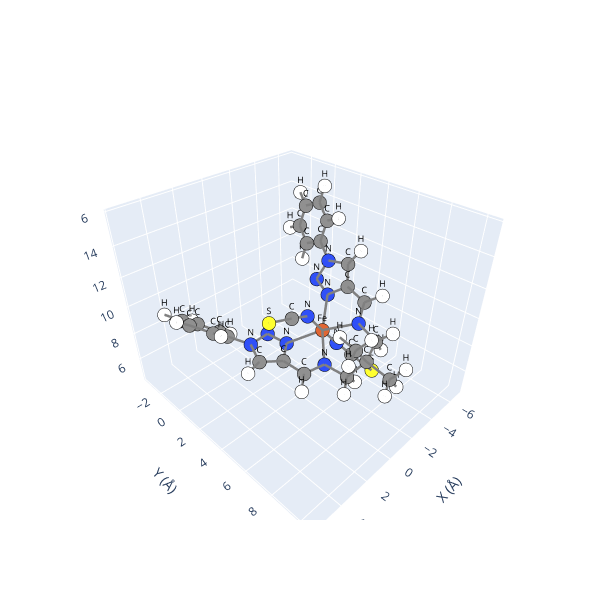

Source (notebook cell):
### Code cell
opt_mol_hs.view()

### Figure 1 — Plotly figure (JSON) as saved in the notebook; plotly's stock layout.template omitted (floating-point values rounded to 4 significant figures)
{"data": [{"hoverinfo": "text", "marker": {"color": ["#909090", "#909090", "#FFFFFF", "#909090", "#FFFFFF", "#909090", "#909090", "#FFFFFF", "#909090", "#FFFFFF", "#FFFFFF", "#909090", "#909090", "#FFFFFF", "#FFFFFF", "#FFFFFF", "#909090", "#FFFFFF", "#FFFFFF", "#FFFFFF", "#3050F8", "#3050F8", "#3050F8", "#3050F8", "#3050F8", "#E06633", "#909090", "#909090", "#FFFFFF", "#909090", "#FFFFFF", "#909090", "#FFFFFF", "#909090", "#FFFFFF", "#3050F8", "#FFFF30", "#909090", "#909090", "#FFFFFF", "#FFFFFF", "#909090", "#FFFFFF", "#909090", "#909090", "#FFFFFF", "#909090", "#3050F8", "#3050F8", "#3050F8", "#3050F8", "#909090", "#FFFFFF", "#909090", "#FFFFFF", "#909090", "#FFFFFF", "#909090", "#FFFFFF", "#909090", "#FFFFFF", "#FFFF30"], "line": {"color": "black", "width": 1}, "size": 8}, "mode": "markers", "showlegend": false, "text": ["C", "C", "H", "C", "H", "C", "C", "H", "C", "H", "H", "C", "C", "H", "H", "H", "C", "H", "H", "H", "N", "N", "N", "N", "N", "Fe", "C", "C", "H", "C", "H", "C", "H", "C", "H", "N", "S", "C", "C", "H", "H", "C", "H", "C", "C", "H", "C", "N", "N", "N", "N", "C", "H", "C", "H", "C", "H", "C", "H", "C", "H", "S"], "type": "scatter3d", "x": [2.444, 3.493, 3.67, 2.138, 3.196, 0.9914, 0.7704, 1.599, -0.7096, 0.1939, -1.423, -1.363, -1.505, -2.131, -1.97, -0.5183, -0.4853, 0.5341, -0.9066, -0.4064, 1.683, 0.3307, -0.07812, -0.3786, -0.4895, -1.744, 0.6343, 4.245, 5.065, 3.937, 4.527, 2.868, 2.621, 2.115, 1.277, -2.973, -3.968, -3.408, -2.798, -3.371, -3.29, -3.694, -4.314, -3.848, -4.575, -5.235, -4.826, -2.884, -3.223, -3.508, -4.332, -5.221, -5.121, -5.718, -6.026, -5.806, -6.192, -5.394, -5.458, -4.907, -4.585, 2.187], "y": [0.5608, 0.7207, 1.702, 2.951, 3.196, 3.705, 5.131, 5.754, 6.996, 7.562, 7.016, 7.732, 9.203, 9.297, 9.801, 9.644, 7.62, 7.993, 8.223, 6.577, 1.703, 1.671, 2.867, 5.612, 4.152, 4.172, 4.061, -0.3988, -0.2871, -1.658, -2.532, -1.804, -2.79, -0.6927, -0.7811, 4.269, 6.368, 5.135, 7.228, 7.242, 7.939, 5.57, 6.321, 4.166, 3.522, 3.887, 1.071, 5.88, 3.192, 2.021, 2.196, 1.217, 2.18, 0.1088, 0.2194, -1.136, -2.002, -1.27, -2.242, -0.1698, -0.2544, 3.969], "z": [8.265, 9.176, 9.628, 7.593, 7.553, 7.428, 7.228, 6.845, 7.268, 6.96, 6.422, 8.469, 8.041, 7.136, 8.842, 7.823, 9.72, 9.52, 10.54, 10.06, 7.886, 7.906, 7.639, 7.513, 10.13, 8.45, 10.51, 9.541, 10.26, 9.015, 9.308, 8.123, 7.717, 7.738, 7.042, 6.822, 5.234, 6.13, 8.763, 7.814, 9.459, 10.21, 10.74, 10.57, 11.56, 12.34, 12.07, 9.276, 9.834, 10.29, 11.35, 13.41, 13.91, 14.1, 15.14, 13.46, 14.01, 12.13, 11.63, 11.43, 10.39, 10.98]}, {"hoverinfo": "none", "mode": "text", "showlegend": false, "text": ["C", "C", "H", "C", "H", "C", "C", "H", "C", "H", "H", "C", "C", "H", "H", "H", "C", "H", "H", "H", "N", "N", "N", "N", "N", "Fe", "C", "C", "H", "C", "H", "C", "H", "C", "H", "N", "S", "C", "C", "H", "H", "C", "H", "C", "C", "H", "C", "N", "N", "N", "N", "C", "H", "C", "H", "C", "H", "C", "H", "C", "H", "S"], "textfont": {"color": "black", "size": 9}, "type": "scatter3d", "x": [2.444, 3.493, 3.67, 2.138, 3.196, 0.9914, 0.7704, 1.599, -0.7096, 0.1939, -1.423, -1.363, -1.505, -2.131, -1.97, -0.5183, -0.4853, 0.5341, -0.9066, -0.4064, 1.683, 0.3307, -0.07812, -0.3786, -0.4895, -1.744, 0.6343, 4.245, 5.065, 3.937, 4.527, 2.868, 2.621, 2.115, 1.277, -2.973, -3.968, -3.408, -2.798, -3.371, -3.29, -3.694, -4.314, -3.848, -4.575, -5.235, -4.826, -2.884, -3.223, -3.508, -4.332, -5.221, -5.121, -5.718, -6.026, -5.806, -6.192, -5.394, -5.458, -4.907, -4.585, 2.187], "y": [0.5608, 0.7207, 1.702, 2.951, 3.196, 3.705, 5.131, 5.754, 6.996, 7.562, 7.016, 7.732, 9.203, 9.297, 9.801, 9.644, 7.62, 7.993, 8.223, 6.577, 1.703, 1.671, 2.867, 5.612, 4.152, 4.172, 4.061, -0.3988, -0.2871, -1.658, -2.532, -1.804, -2.79, -0.6927, -0.7811, 4.269, 6.368, 5.135, 7.228, 7.242, 7.939, 5.57, 6.321, 4.166, 3.522, 3.887, 1.071, 5.88, 3.192, 2.021, 2.196, 1.217, 2.18, 0.1088, 0.2194, -1.136, -2.002, -1.27, -2.242, -0.1698, -0.2544, 3.969], "z": [8.265, 9.176, 9.628, 7.593, 7.553, 7.428, 7.228, 6.845, 7.268, 6.96, 6.422, 8.469, 8.041, 7.136, 8.842, 7.823, 9.72, 9.52, 10.54, 10.06, 7.886, 7.906, 7.639, 7.513, 10.13, 8.45, 10.51, 9.541, 10.26, 9.015, 9.308, 8.123, 7.717, 7.738, 7.042, 6.822, 5.234, 6.13, 8.763, 7.814, 9.459, 10.21, 10.74, 10.57, 11.56, 12.34, 12.07, 9.276, 9.834, 10.29, 11.35, 13.41, 13.91, 14.1, 15.14, 13.46, 14.01, 12.13, 11.63, 11.43, 10.39, 10.98]}, {"hoverinfo": "none", "line": {"color": "gray", "width": 5}, "mode": "lines", "showlegend": false, "type": "scatter3d", "x": [-5.806, -5.394], "y": [-1.136, -1.27], "z": [13.46, 12.13]}, {"hoverinfo": "none", "line": {"color": "gray", "width": 5}, "mode": "lines", "showlegend": false, "type": "scatter3d", "x": [-1.744, -0.3786], "y": [4.172, 5.612], "z": [8.45, 7.513]}, {"hoverinfo": "none", "line": {"color": "gray", "width": 5}, "mode": "lines", "showlegend": false, "type": "scatter3d", "x": [-4.575, -5.235], "y": [3.522, 3.887], "z": [11.56, 12.34]}, {"hoverinfo": "none", "line": {"color": "gray", "width": 5}, "mode": "lines", "showlegend": false, "type": "scatter3d", "x": [2.868, 3.937], "y": [-1.804, -1.658], "z": [8.123, 9.015]}, {"hoverinfo": "none", "line": {"color": "gray", "width": 5}, "mode": "lines", "showlegend": false, "type": "scatter3d", "x": [-0.7096, 0.1939], "y": [6.996, 7.562], "z": [7.268, 6.96]}, {"hoverinfo": "none", "line": {"color": "gray", "width": 5}, "mode": "lines", "showlegend": false, "type": "scatter3d", "x": [-2.884, -1.744], "y": [5.88, 4.172], "z": [9.276, 8.45]}, {"hoverinfo": "none", "line": {"color": "gray", "width": 5}, "mode": "lines", "showlegend": false, "type": "scatter3d", "x": [0.1939, -0.7096], "y": [7.562, 6.996], "z": [6.96, 7.268]}, {"hoverinfo": "none", "line": {"color": "gray", "width": 5}, "mode": "lines", "showlegend": false, "type": "scatter3d", "x": [-0.3786, -1.744], "y": [5.612, 4.172], "z": [7.513, 8.45]}, {"hoverinfo": "none", "line": {"color": "gray", "width": 5}, "mode": "lines", "showlegend": false, "type": "scatter3d", "x": [-0.4895, 0.6343], "y": [4.152, 4.061], "z": [10.13, 10.51]}, {"hoverinfo": "none", "line": {"color": "gray", "width": 5}, "mode": "lines", "showlegend": false, "type": "scatter3d", "x": [-3.694, -4.314], "y": [5.57, 6.321], "z": [10.21, 10.74]}, {"hoverinfo": "none", "line": {"color": "gray", "width": 5}, "mode": "lines", "showlegend": false, "type": "scatter3d", "x": [-4.314, -3.694], "y": [6.321, 5.57], "z": [10.74, 10.21]}, {"hoverinfo": "none", "line": {"color": "gray", "width": 5}, "mode": "lines", "showlegend": false, "type": "scatter3d", "x": [-4.907, -5.394], "y": [-0.1698, -1.27], "z": [11.43, 12.13]}, {"hoverinfo": "none", "line": {"color": "gray", "width": 5}, "mode": "lines", "showlegend": false, "type": "scatter3d", "x": [-5.121, -5.221], "y": [2.18, 1.217], "z": [13.91, 13.41]}, {"hoverinfo": "none", "line": {"color": "gray", "width": 5}, "mode": "lines", "showlegend": false, "type": "scatter3d", "x": [0.9914, 2.138], "y": [3.705, 2.951], "z": [7.428, 7.593]}, {"hoverinfo": "none", "line": {"color": "gray", "width": 5}, "mode": "lines", "showlegend": false, "type": "scatter3d", "x": [-4.826, -4.332], "y": [1.071, 2.196], "z": [12.07, 11.35]}, {"hoverinfo": "none", "line": {"color": "gray", "width": 5}, "mode": "lines", "showlegend": false, "type": "scatter3d", "x": [-0.7096, -1.363], "y": [6.996, 7.732], "z": [7.268, 8.469]}, {"hoverinfo": "none", "line": {"color": "gray", "width": 5}, "mode": "lines", "showlegend": false, "type": "scatter3d", "x": [-4.826, -4.907], "y": [1.071, -0.1698], "z": [12.07, 11.43]}, {"hoverinfo": "none", "line": {"color": "gray", "width": 5}, "mode": "lines", "showlegend": false, "type": "scatter3d", "x": [-5.394, -4.907], "y": [-1.27, -0.1698], "z": [12.13, 11.43]}, {"hoverinfo": "none", "line": {"color": "gray", "width": 5}, "mode": "lines", "showlegend": false, "type": "scatter3d", "x": [-1.363, -0.4853], "y": [7.732, 7.62], "z": [8.469, 9.72]}, {"hoverinfo": "none", "line": {"color": "gray", "width": 5}, "mode": "lines", "showlegend": false, "type": "scatter3d", "x": [-3.408, -2.973], "y": [5.135, 4.269], "z": [6.13, 6.822]}, {"hoverinfo": "none", "line": {"color": "gray", "width": 5}, "mode": "lines", "showlegend": false, "type": "scatter3d", "x": [-5.718, -5.806], "y": [0.1088, -1.136], "z": [14.1, 13.46]}, {"hoverinfo": "none", "line": {"color": "gray", "width": 5}, "mode": "lines", "showlegend": false, "type": "scatter3d", "x": [2.115, 2.868], "y": [-0.6927, -1.804], "z": [7.738, 8.123]}, {"hoverinfo": "none", "line": {"color": "gray", "width": 5}, "mode": "lines", "showlegend": false, "type": "scatter3d", "x": [-2.973, -3.408], "y": [4.269, 5.135], "z": [6.822, 6.13]}, {"hoverinfo": "none", "line": {"color": "gray", "width": 5}, "mode": "lines", "showlegend": false, "type": "scatter3d", "x": [3.937, 4.245], "y": [-1.658, -0.3988], "z": [9.015, 9.541]}, {"hoverinfo": "none", "line": {"color": "gray", "width": 5}, "mode": "lines", "showlegend": false, "type": "scatter3d", "x": [-0.07812, 0.3307], "y": [2.867, 1.671], "z": [7.639, 7.906]}, {"hoverinfo": "none", "line": {"color": "gray", "width": 5}, "mode": "lines", "showlegend": false, "type": "scatter3d", "x": [-2.798, -3.371], "y": [7.228, 7.242], "z": [8.763, 7.814]}, {"hoverinfo": "none", "line": {"color": "gray", "width": 5}, "mode": "lines", "showlegend": false, "type": "scatter3d", "x": [0.5341, -0.4853], "y": [7.993, 7.62], "z": [9.52, 9.72]}, {"hoverinfo": "none", "line": {"color": "gray", "width": 5}, "mode": "lines", "showlegend": false, "type": "scatter3d", "x": [2.868, 2.115], "y": [-1.804, -0.6927], "z": [8.123, 7.738]}, {"hoverinfo": "none", "line": {"color": "gray", "width": 5}, "mode": "lines", "showlegend": false, "type": "scatter3d", "x": [-3.223, -3.508], "y": [3.192, 2.021], "z": [9.834, 10.29]}, {"hoverinfo": "none", "line": {"color": "gray", "width": 5}, "mode": "lines", "showlegend": false, "type": "scatter3d", "x": [-3.508, -3.223], "y": [2.021, 3.192], "z": [10.29, 9.834]}, {"hoverinfo": "none", "line": {"color": "gray", "width": 5}, "mode": "lines", "showlegend": false, "type": "scatter3d", "x": [-2.131, -1.505], "y": [9.297, 9.203], "z": [7.136, 8.041]}, {"hoverinfo": "none", "line": {"color": "gray", "width": 5}, "mode": "lines", "showlegend": false, "type": "scatter3d", "x": [4.245, 3.937], "y": [-0.3988, -1.658], "z": [9.541, 9.015]}, {"hoverinfo": "none", "line": {"color": "gray", "width": 5}, "mode": "lines", "showlegend": false, "type": "scatter3d", "x": [-2.798, -1.363], "y": [7.228, 7.732], "z": [8.763, 8.469]}, {"hoverinfo": "none", "line": {"color": "gray", "width": 5}, "mode": "lines", "showlegend": false, "type": "scatter3d", "x": [-2.884, -3.694], "y": [5.88, 5.57], "z": [9.276, 10.21]}, {"hoverinfo": "none", "line": {"color": "gray", "width": 5}, "mode": "lines", "showlegend": false, "type": "scatter3d", "x": [-0.4853, 0.5341], "y": [7.62, 7.993], "z": [9.72, 9.52]}, {"hoverinfo": "none", "line": {"color": "gray", "width": 5}, "mode": "lines", "showlegend": false, "type": "scatter3d", "x": [-4.332, -3.508], "y": [2.196, 2.021], "z": [11.35, 10.29]}, {"hoverinfo": "none", "line": {"color": "gray", "width": 5}, "mode": "lines", "showlegend": false, "type": "scatter3d", "x": [-0.07812, 0.9914], "y": [2.867, 3.705], "z": [7.639, 7.428]}, {"hoverinfo": "none", "line": {"color": "gray", "width": 5}, "mode": "lines", "showlegend": false, "type": "scatter3d", "x": [4.245, 3.493], "y": [-0.3988, 0.7207], "z": [9.541, 9.176]}, {"hoverinfo": "none", "line": {"color": "gray", "width": 5}, "mode": "lines", "showlegend": false, "type": "scatter3d", "x": [-1.505, -2.131], "y": [9.203, 9.297], "z": [8.041, 7.136]}, {"hoverinfo": "none", "line": {"color": "gray", "width": 5}, "mode": "lines", "showlegend": false, "type": "scatter3d", "x": [-1.744, -2.884], "y": [4.172, 5.88], "z": [8.45, 9.276]}, {"hoverinfo": "none", "line": {"color": "gray", "width": 5}, "mode": "lines", "showlegend": false, "type": "scatter3d", "x": [-3.29, -2.798], "y": [7.939, 7.228], "z": [9.459, 8.763]}, {"hoverinfo": "none", "line": {"color": "gray", "width": 5}, "mode": "lines", "showlegend": false, "type": "scatter3d", "x": [-3.508, -4.332], "y": [2.021, 2.196], "z": [10.29, 11.35]}, {"hoverinfo": "none", "line": {"color": "gray", "width": 5}, "mode": "lines", "showlegend": false, "type": "scatter3d", "x": [-5.806, -6.192], "y": [-1.136, -2.002], "z": [13.46, 14.01]}, {"hoverinfo": "none", "line": {"color": "gray", "width": 5}, "mode": "lines", "showlegend": false, "type": "scatter3d", "x": [-1.744, -0.07812], "y": [4.172, 2.867], "z": [8.45, 7.639]}, {"hoverinfo": "none", "line": {"color": "gray", "width": 5}, "mode": "lines", "showlegend": false, "type": "scatter3d", "x": [-0.4853, -0.4064], "y": [7.62, 6.577], "z": [9.72, 10.06]}, {"hoverinfo": "none", "line": {"color": "gray", "width": 5}, "mode": "lines", "showlegend": false, "type": "scatter3d", "x": [-0.9066, -0.4853], "y": [8.223, 7.62], "z": [10.54, 9.72]}, {"hoverinfo": "none", "line": {"color": "gray", "width": 5}, "mode": "lines", "showlegend": false, "type": "scatter3d", "x": [-6.192, -5.806], "y": [-2.002, -1.136], "z": [14.01, 13.46]}, {"hoverinfo": "none", "line": {"color": "gray", "width": 5}, "mode": "lines", "showlegend": false, "type": "scatter3d", "x": [-0.3786, 0.7704], "y": [5.612, 5.131], "z": [7.513, 7.228]}, {"hoverinfo": "none", "line": {"color": "gray", "width": 5}, "mode": "lines", "showlegend": false, "type": "scatter3d", "x": [-5.221, -5.121], "y": [1.217, 2.18], "z": [13.41, 13.91]}, {"hoverinfo": "none", "line": {"color": "gray", "width": 5}, "mode": "lines", "showlegend": false, "type": "scatter3d", "x": [-1.505, -0.5183], "y": [9.203, 9.644], "z": [8.041, 7.823]}, {"hoverinfo": "none", "line": {"color": "gray", "width": 5}, "mode": "lines", "showlegend": false, "type": "scatter3d", "x": [-1.97, -1.505], "y": [9.801, 9.203], "z": [8.842, 8.041]}, {"hoverinfo": "none", "line": {"color": "gray", "width": 5}, "mode": "lines", "showlegend": false, "type": "scatter3d", "x": [3.937, 2.868], "y": [-1.658, -1.804], "z": [9.015, 8.123]}, {"hoverinfo": "none", "line": {"color": "gray", "width": 5}, "mode": "lines", "showlegend": false, "type": "scatter3d", "x": [-0.07812, -1.744], "y": [2.867, 4.172], "z": [7.639, 8.45]}, {"hoverinfo": "none", "line": {"color": "gray", "width": 5}, "mode": "lines", "showlegend": false, "type": "scatter3d", "x": [-3.848, -3.223], "y": [4.166, 3.192], "z": [10.57, 9.834]}, {"hoverinfo": "none", "line": {"color": "gray", "width": 5}, "mode": "lines", "showlegend": false, "type": "scatter3d", "x": [-1.423, -0.7096], "y": [7.016, 6.996], "z": [6.422, 7.268]}, {"hoverinfo": "none", "line": {"color": "gray", "width": 5}, "mode": "lines", "showlegend": false, "type": "scatter3d", "x": [2.187, 0.6343], "y": [3.969, 4.061], "z": [10.98, 10.51]}, {"hoverinfo": "none", "line": {"color": "gray", "width": 5}, "mode": "lines", "showlegend": false, "type": "scatter3d", "x": [4.527, 3.937], "y": [-2.532, -1.658], "z": [9.308, 9.015]}, {"hoverinfo": "none", "line": {"color": "gray", "width": 5}, "mode": "lines", "showlegend": false, "type": "scatter3d", "x": [-0.4895, -1.744], "y": [4.152, 4.172], "z": [10.13, 8.45]}, {"hoverinfo": "none", "line": {"color": "gray", "width": 5}, "mode": "lines", "showlegend": false, "type": "scatter3d", "x": [-2.973, -1.744], "y": [4.269, 4.172], "z": [6.822, 8.45]}, {"hoverinfo": "none", "line": {"color": "gray", "width": 5}, "mode": "lines", "showlegend": false, "type": "scatter3d", "x": [-1.744, -0.4895], "y": [4.172, 4.152], "z": [8.45, 10.13]}, {"hoverinfo": "none", "line": {"color": "gray", "width": 5}, "mode": "lines", "showlegend": false, "type": "scatter3d", "x": [-4.332, -4.575], "y": [2.196, 3.522], "z": [11.35, 11.56]}, {"hoverinfo": "none", "line": {"color": "gray", "width": 5}, "mode": "lines", "showlegend": false, "type": "scatter3d", "x": [1.683, 2.138], "y": [1.703, 2.951], "z": [7.886, 7.593]}, {"hoverinfo": "none", "line": {"color": "gray", "width": 5}, "mode": "lines", "showlegend": false, "type": "scatter3d", "x": [-0.3786, -0.7096], "y": [5.612, 6.996], "z": [7.513, 7.268]}, {"hoverinfo": "none", "line": {"color": "gray", "width": 5}, "mode": "lines", "showlegend": false, "type": "scatter3d", "x": [2.138, 0.9914], "y": [2.951, 3.705], "z": [7.593, 7.428]}, {"hoverinfo": "none", "line": {"color": "gray", "width": 5}, "mode": "lines", "showlegend": false, "type": "scatter3d", "x": [1.683, 0.3307], "y": [1.703, 1.671], "z": [7.886, 7.906]}, {"hoverinfo": "none", "line": {"color": "gray", "width": 5}, "mode": "lines", "showlegend": false, "type": "scatter3d", "x": [-3.848, -3.694], "y": [4.166, 5.57], "z": [10.57, 10.21]}, {"hoverinfo": "none", "line": {"color": "gray", "width": 5}, "mode": "lines", "showlegend": false, "type": "scatter3d", "x": [0.3307, 1.683], "y": [1.671, 1.703], "z": [7.906, 7.886]}, {"hoverinfo": "none", "line": {"color": "gray", "width": 5}, "mode": "lines", "showlegend": false, "type": "scatter3d", "x": [-5.394, -5.458], "y": [-1.27, -2.242], "z": [12.13, 11.63]}, {"hoverinfo": "none", "line": {"color": "gray", "width": 5}, "mode": "lines", "showlegend": false, "type": "scatter3d", "x": [0.6343, 2.187], "y": [4.061, 3.969], "z": [10.51, 10.98]}, {"hoverinfo": "none", "line": {"color": "gray", "width": 5}, "mode": "lines", "showlegend": false, "type": "scatter3d", "x": [-2.884, -2.798], "y": [5.88, 7.228], "z": [9.276, 8.763]}, {"hoverinfo": "none", "line": {"color": "gray", "width": 5}, "mode": "lines", "showlegend": false, "type": "scatter3d", "x": [-5.718, -6.026], "y": [0.1088, 0.2194], "z": [14.1, 15.14]}, {"hoverinfo": "none", "line": {"color": "gray", "width": 5}, "mode": "lines", "showlegend": false, "type": "scatter3d", "x": [-6.026, -5.718], "y": [0.2194, 0.1088], "z": [15.14, 14.1]}, {"hoverinfo": "none", "line": {"color": "gray", "width": 5}, "mode": "lines", "showlegend": false, "type": "scatter3d", "x": [-1.744, -2.973], "y": [4.172, 4.269], "z": [8.45, 6.822]}, {"hoverinfo": "none", "line": {"color": "gray", "width": 5}, "mode": "lines", "showlegend": false, "type": "scatter3d", "x": [-4.585, -4.907], "y": [-0.2544, -0.1698], "z": [10.39, 11.43]}, {"hoverinfo": "none", "line": {"color": "gray", "width": 5}, "mode": "lines", "showlegend": false, "type": "scatter3d", "x": [0.3307, -0.07812], "y": [1.671, 2.867], "z": [7.906, 7.639]}, {"hoverinfo": "none", "line": {"color": "gray", "width": 5}, "mode": "lines", "showlegend": false, "type": "scatter3d", "x": [2.868, 2.621], "y": [-1.804, -2.79], "z": [8.123, 7.717]}, {"hoverinfo": "none", "line": {"color": "gray", "width": 5}, "mode": "lines", "showlegend": false, "type": "scatter3d", "x": [-4.826, -5.221], "y": [1.071, 1.217], "z": [12.07, 13.41]}, {"hoverinfo": "none", "line": {"color": "gray", "width": 5}, "mode": "lines", "showlegend": false, "type": "scatter3d", "x": [-2.798, -2.884], "y": [7.228, 5.88], "z": [8.763, 9.276]}, {"hoverinfo": "none", "line": {"color": "gray", "width": 5}, "mode": "lines", "showlegend": false, "type": "scatter3d", "x": [3.493, 2.444], "y": [0.7207, 0.5608], "z": [9.176, 8.265]}, {"hoverinfo": "none", "line": {"color": "gray", "width": 5}, "mode": "lines", "showlegend": false, "type": "scatter3d", "x": [4.245, 5.065], "y": [-0.3988, -0.2871], "z": [9.541, 10.26]}, {"hoverinfo": "none", "line": {"color": "gray", "width": 5}, "mode": "lines", "showlegend": false, "type": "scatter3d", "x": [5.065, 4.245], "y": [-0.2871, -0.3988], "z": [10.26, 9.541]}, {"hoverinfo": "none", "line": {"color": "gray", "width": 5}, "mode": "lines", "showlegend": false, "type": "scatter3d", "x": [2.444, 1.683], "y": [0.5608, 1.703], "z": [8.265, 7.886]}, {"hoverinfo": "none", "line": {"color": "gray", "width": 5}, "mode": "lines", "showlegend": false, "type": "scatter3d", "x": [-5.806, -5.718], "y": [-1.136, 0.1088], "z": [13.46, 14.1]}, {"hoverinfo": "none", "line": {"color": "gray", "width": 5}, "mode": "lines", "showlegend": false, "type": "scatter3d", "x": [-1.363, -2.798], "y": [7.732, 7.228], "z": [8.469, 8.763]}, {"hoverinfo": "none", "line": {"color": "gray", "width": 5}, "mode": "lines", "showlegend": false, "type": "scatter3d", "x": [0.9914, 0.7704], "y": [3.705, 5.131], "z": [7.428, 7.228]}, {"hoverinfo": "none", "line": {"color": "gray", "width": 5}, "mode": "lines", "showlegend": false, "type": "scatter3d", "x": [-2.798, -3.29], "y": [7.228, 7.939], "z": [8.763, 9.459]}, {"hoverinfo": "none", "line": {"color": "gray", "width": 5}, "mode": "lines", "showlegend": false, "type": "scatter3d", "x": [3.493, 3.67], "y": [0.7207, 1.702], "z": [9.176, 9.628]}, {"hoverinfo": "none", "line": {"color": "gray", "width": 5}, "mode": "lines", "showlegend": false, "type": "scatter3d", "x": [3.67, 3.493], "y": [1.702, 0.7207], "z": [9.628, 9.176]}, {"hoverinfo": "none", "line": {"color": "gray", "width": 5}, "mode": "lines", "showlegend": false, "type": "scatter3d", "x": [1.683, 2.444], "y": [1.703, 0.5608], "z": [7.886, 8.265]}, {"hoverinfo": "none", "line": {"color": "gray", "width": 5}, "mode": "lines", "showlegend": false, "type": "scatter3d", "x": [-3.223, -1.744], "y": [3.192, 4.172], "z": [9.834, 8.45]}, {"hoverinfo": "none", "line": {"color": "gray", "width": 5}, "mode": "lines", "showlegend": false, "type": "scatter3d", "x": [-5.458, -5.394], "y": [-2.242, -1.27], "z": [11.63, 12.13]}, {"hoverinfo": "none", "line": {"color": "gray", "width": 5}, "mode": "lines", "showlegend": false, "type": "scatter3d", "x": [-1.505, -1.97], "y": [9.203, 9.801], "z": [8.041, 8.842]}, {"hoverinfo": "none", "line": {"color": "gray", "width": 5}, "mode": "lines", "showlegend": false, "type": "scatter3d", "x": [3.937, 4.527], "y": [-1.658, -2.532], "z": [9.015, 9.308]}, {"hoverinfo": "none", "line": {"color": "gray", "width": 5}, "mode": "lines", "showlegend": false, "type": "scatter3d", "x": [2.115, 2.444], "y": [-0.6927, 0.5608], "z": [7.738, 8.265]}, {"hoverinfo": "none", "line": {"color": "gray", "width": 5}, "mode": "lines", "showlegend": false, "type": "scatter3d", "x": [-0.7096, -1.423], "y": [6.996, 7.016], "z": [7.268, 6.422]}, {"hoverinfo": "none", "line": {"color": "gray", "width": 5}, "mode": "lines", "showlegend": false, "type": "scatter3d", "x": [-5.718, -5.221], "y": [0.1088, 1.217], "z": [14.1, 13.41]}, {"hoverinfo": "none", "line": {"color": "gray", "width": 5}, "mode": "lines", "showlegend": false, "type": "scatter3d", "x": [2.444, 2.115], "y": [0.5608, -0.6927], "z": [8.265, 7.738]}, {"hoverinfo": "none", "line": {"color": "gray", "width": 5}, "mode": "lines", "showlegend": false, "type": "scatter3d", "x": [2.621, 2.868], "y": [-2.79, -1.804], "z": [7.717, 8.123]}, {"hoverinfo": "none", "line": {"color": "gray", "width": 5}, "mode": "lines", "showlegend": false, "type": "scatter3d", "x": [-4.332, -4.826], "y": [2.196, 1.071], "z": [11.35, 12.07]}, {"hoverinfo": "none", "line": {"color": "gray", "width": 5}, "mode": "lines", "showlegend": false, "type": "scatter3d", "x": [0.6343, -0.4895], "y": [4.061, 4.152], "z": [10.51, 10.13]}, {"hoverinfo": "none", "line": {"color": "gray", "width": 5}, "mode": "lines", "showlegend": false, "type": "scatter3d", "x": [2.138, 3.196], "y": [2.951, 3.196], "z": [7.593, 7.553]}, {"hoverinfo": "none", "line": {"color": "gray", "width": 5}, "mode": "lines", "showlegend": false, "type": "scatter3d", "x": [-3.694, -3.848], "y": [5.57, 4.166], "z": [10.21, 10.57]}, {"hoverinfo": "none", "line": {"color": "gray", "width": 5}, "mode": "lines", "showlegend": false, "type": "scatter3d", "x": [3.196, 2.138], "y": [3.196, 2.951], "z": [7.553, 7.593]}, {"hoverinfo": "none", "line": {"color": "gray", "width": 5}, "mode": "lines", "showlegend": false, "type": "scatter3d", "x": [-5.221, -5.718], "y": [1.217, 0.1088], "z": [13.41, 14.1]}, {"hoverinfo": "none", "line": {"color": "gray", "width": 5}, "mode": "lines", "showlegend": false, "type": "scatter3d", "x": [-1.363, -0.7096], "y": [7.732, 6.996], "z": [8.469, 7.268]}, {"hoverinfo": "none", "line": {"color": "gray", "width": 5}, "mode": "lines", "showlegend": false, "type": "scatter3d", "x": [0.9914, -0.07812], "y": [3.705, 2.867], "z": [7.428, 7.639]}, {"hoverinfo": "none", "line": {"color": "gray", "width": 5}, "mode": "lines", "showlegend": false, "type": "scatter3d", "x": [-3.968, -3.408], "y": [6.368, 5.135], "z": [5.234, 6.13]}, {"hoverinfo": "none", "line": {"color": "gray", "width": 5}, "mode": "lines", "showlegend": false, "type": "scatter3d", "x": [-3.408, -3.968], "y": [5.135, 6.368], "z": [6.13, 5.234]}, {"hoverinfo": "none", "line": {"color": "gray", "width": 5}, "mode": "lines", "showlegend": false, "type": "scatter3d", "x": [0.7704, 0.9914], "y": [5.131, 3.705], "z": [7.228, 7.428]}, {"hoverinfo": "none", "line": {"color": "gray", "width": 5}, "mode": "lines", "showlegend": false, "type": "scatter3d", "x": [-5.221, -4.826], "y": [1.217, 1.071], "z": [13.41, 12.07]}, {"hoverinfo": "none", "line": {"color": "gray", "width": 5}, "mode": "lines", "showlegend": false, "type": "scatter3d", "x": [3.493, 4.245], "y": [0.7207, -0.3988], "z": [9.176, 9.541]}, {"hoverinfo": "none", "line": {"color": "gray", "width": 5}, "mode": "lines", "showlegend": false, "type": "scatter3d", "x": [0.7704, -0.3786], "y": [5.131, 5.612], "z": [7.228, 7.513]}, {"hoverinfo": "none", "line": {"color": "gray", "width": 5}, "mode": "lines", "showlegend": false, "type": "scatter3d", "x": [-4.907, -4.585], "y": [-0.1698, -0.2544], "z": [11.43, 10.39]}, {"hoverinfo": "none", "line": {"color": "gray", "width": 5}, "mode": "lines", "showlegend": false, "type": "scatter3d", "x": [-4.575, -4.332], "y": [3.522, 2.196], "z": [11.56, 11.35]}, {"hoverinfo": "none", "line": {"color": "gray", "width": 5}, "mode": "lines", "showlegend": false, "type": "scatter3d", "x": [-3.371, -2.798], "y": [7.242, 7.228], "z": [7.814, 8.763]}, {"hoverinfo": "none", "line": {"color": "gray", "width": 5}, "mode": "lines", "showlegend": false, "type": "scatter3d", "x": [2.444, 3.493], "y": [0.5608, 0.7207], "z": [8.265, 9.176]}, {"hoverinfo": "none", "line": {"color": "gray", "width": 5}, "mode": "lines", "showlegend": false, "type": "scatter3d", "x": [1.277, 2.115], "y": [-0.7811, -0.6927], "z": [7.042, 7.738]}, {"hoverinfo": "none", "line": {"color": "gray", "width": 5}, "mode": "lines", "showlegend": false, "type": "scatter3d", "x": [-0.7096, -0.3786], "y": [6.996, 5.612], "z": [7.268, 7.513]}, {"hoverinfo": "none", "line": {"color": "gray", "width": 5}, "mode": "lines", "showlegend": false, "type": "scatter3d", "x": [0.7704, 1.599], "y": [5.131, 5.754], "z": [7.228, 6.845]}, {"hoverinfo": "none", "line": {"color": "gray", "width": 5}, "mode": "lines", "showlegend": false, "type": "scatter3d", "x": [1.599, 0.7704], "y": [5.754, 5.131], "z": [6.845, 7.228]}, {"hoverinfo": "none", "line": {"color": "gray", "width": 5}, "mode": "lines", "showlegend": false, "type": "scatter3d", "x": [-0.4853, -0.9066], "y": [7.62, 8.223], "z": [9.72, 10.54]}, {"hoverinfo": "none", "line": {"color": "gray", "width": 5}, "mode": "lines", "showlegend": false, "type": "scatter3d", "x": [2.115, 1.277], "y": [-0.6927, -0.7811], "z": [7.738, 7.042]}, {"hoverinfo": "none", "line": {"color": "gray", "width": 5}, "mode": "lines", "showlegend": false, "type": "scatter3d", "x": [-1.505, -1.363], "y": [9.203, 7.732], "z": [8.041, 8.469]}, {"hoverinfo": "none", "line": {"color": "gray", "width": 5}, "mode": "lines", "showlegend": false, "type": "scatter3d", "x": [-3.694, -2.884], "y": [5.57, 5.88], "z": [10.21, 9.276]}, {"hoverinfo": "none", "line": {"color": "gray", "width": 5}, "mode": "lines", "showlegend": false, "type": "scatter3d", "x": [-3.848, -4.575], "y": [4.166, 3.522], "z": [10.57, 11.56]}, {"hoverinfo": "none", "line": {"color": "gray", "width": 5}, "mode": "lines", "showlegend": false, "type": "scatter3d", "x": [-4.575, -3.848], "y": [3.522, 4.166], "z": [11.56, 10.57]}, {"hoverinfo": "none", "line": {"color": "gray", "width": 5}, "mode": "lines", "showlegend": false, "type": "scatter3d", "x": [-1.744, -3.223], "y": [4.172, 3.192], "z": [8.45, 9.834]}, {"hoverinfo": "none", "line": {"color": "gray", "width": 5}, "mode": "lines", "showlegend": false, "type": "scatter3d", "x": [-3.223, -3.848], "y": [3.192, 4.166], "z": [9.834, 10.57]}, {"hoverinfo": "none", "line": {"color": "gray", "width": 5}, "mode": "lines", "showlegend": false, "type": "scatter3d", "x": [2.138, 1.683], "y": [2.951, 1.703], "z": [7.593, 7.886]}, {"hoverinfo": "none", "line": {"color": "gray", "width": 5}, "mode": "lines", "showlegend": false, "type": "scatter3d", "x": [-5.394, -5.806], "y": [-1.27, -1.136], "z": [12.13, 13.46]}, {"hoverinfo": "none", "line": {"color": "gray", "width": 5}, "mode": "lines", "showlegend": false, "type": "scatter3d", "x": [-0.4064, -0.4853], "y": [6.577, 7.62], "z": [10.06, 9.72]}, {"hoverinfo": "none", "line": {"color": "gray", "width": 5}, "mode": "lines", "showlegend": false, "type": "scatter3d", "x": [-1.363, -1.505], "y": [7.732, 9.203], "z": [8.469, 8.041]}, {"hoverinfo": "none", "line": {"color": "gray", "width": 5}, "mode": "lines", "showlegend": false, "type": "scatter3d", "x": [-5.235, -4.575], "y": [3.887, 3.522], "z": [12.34, 11.56]}, {"hoverinfo": "none", "line": {"color": "gray", "width": 5}, "mode": "lines", "showlegend": false, "type": "scatter3d", "x": [-0.5183, -1.505], "y": [9.644, 9.203], "z": [7.823, 8.041]}, {"hoverinfo": "none", "line": {"color": "gray", "width": 5}, "mode": "lines", "showlegend": false, "type": "scatter3d", "x": [-0.4853, -1.363], "y": [7.62, 7.732], "z": [9.72, 8.469]}, {"hoverinfo": "none", "line": {"color": "gray", "width": 5}, "mode": "lines", "showlegend": false, "type": "scatter3d", "x": [-4.907, -4.826], "y": [-0.1698, 1.071], "z": [11.43, 12.07]}], "layout": {"height": 600, "scene": {"xaxis": {"range": [-7.192, 6.065], "title": {"text": "X (Å)"}}, "yaxis": {"range": [-3.79, 10.8], "title": {"text": "Y (Å)"}}, "zaxis": {"range": [4.234, 16.14], "title": {"text": "Z (Å)"}}}, "width": 600}}
